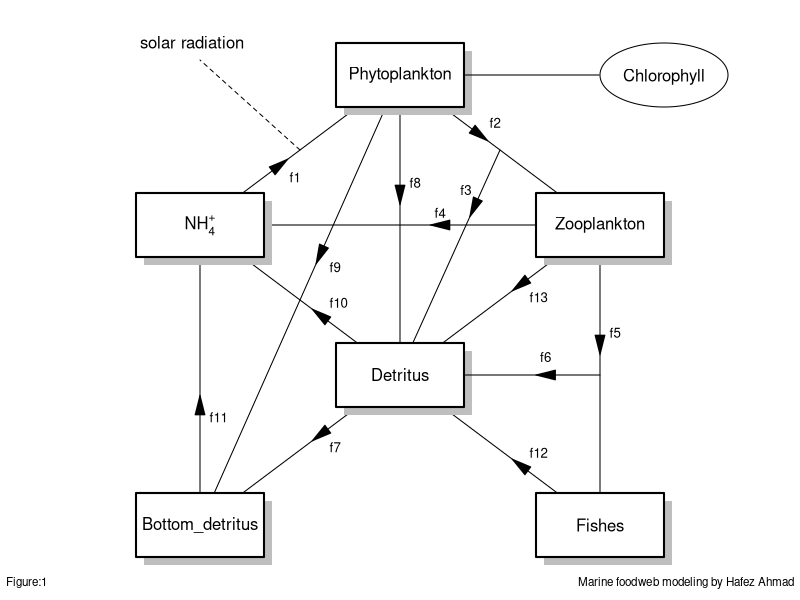
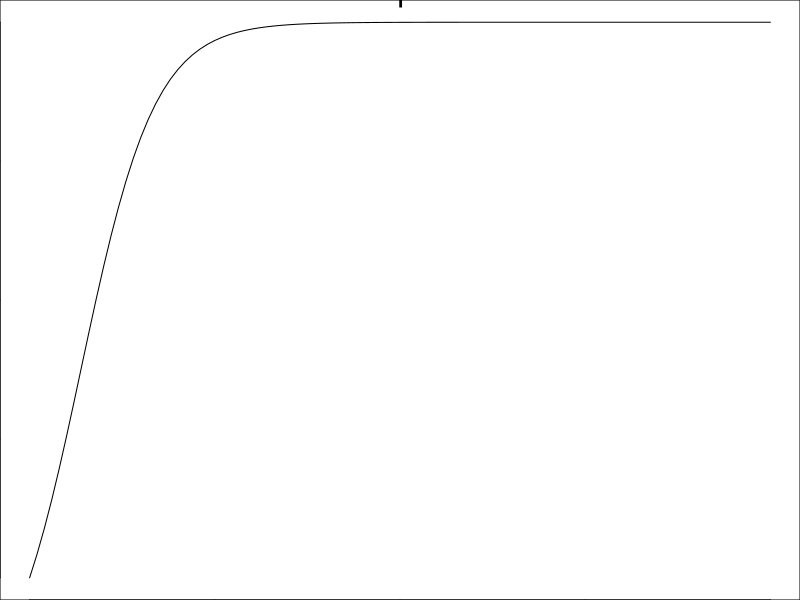
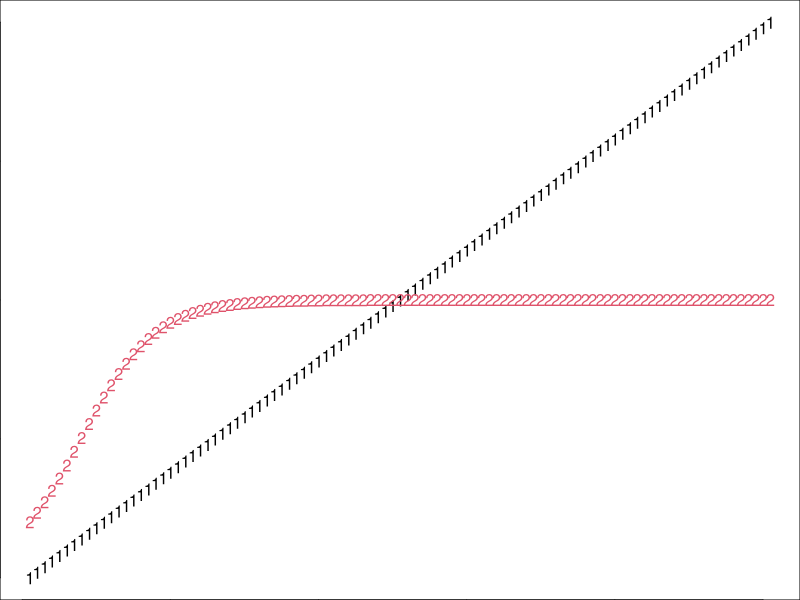
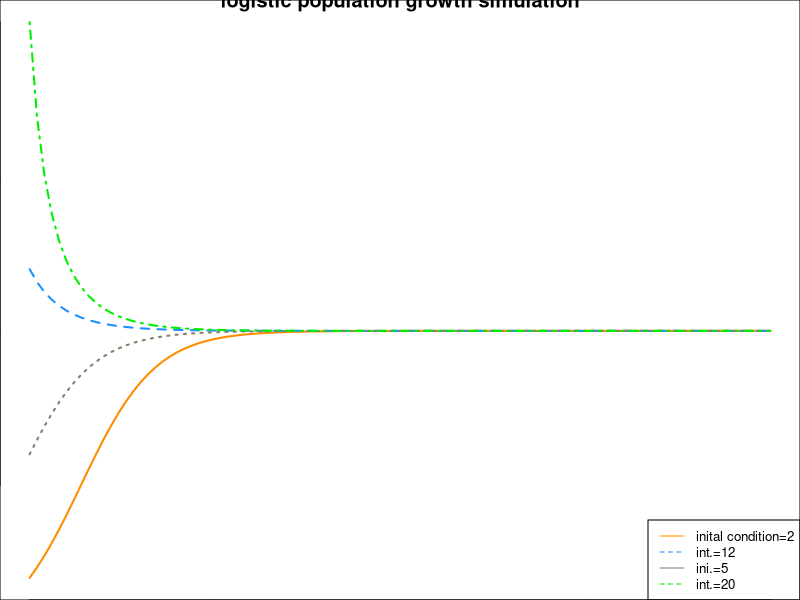

Reproduce these figures in R, in order.
library(diagram)
opar <- par()
par(ask=TRUE)
par(mfrow=c(1,1))
figNr <- 1
subtitle <- function()
{
  mtext(side=1,outer=TRUE,"Marine foodweb modeling by Hafez Ahmad  ",cex=0.7,adj=1,line=-1.5)
  mtext(side=1,outer=TRUE,paste("  Figure:",figNr,sep=""),cex=0.7,adj=0,line=-1.5)
  figNr <<- figNr +1
}


par(mfrow=c(1,1))
par(mar=c(0,0,0,0))
names <- c("Phytoplankton",expression(NH[4]^"+"),"Zooplankton","Detritus","Bottom_detritus","Fishes")
M <- matrix(nrow=6,ncol=6,byrow=TRUE,data=c(
  #   p n z  d  b  f
  0,1,0, 0, 0, 0, #p
  0,0,4, 10,11,0, #n
  2,0,0, 0, 0, 0, #z
  8,0,13,0, 0, 12,#d
  9,0,0, 7, 0, 0, #b
  0,0,5, 0, 0, 0  #f
))
pp<-plotmat(M,pos=c(1,2,1,2),curve=0,name=names,lwd=1,my=0.,cex.txt=0.8,
            box.lwd=2,box.size=0.08,box.type="square",box.prop=0.5,
            arr.type="triangle",arr.pos=0.4,shadow.size=0.01,prefix="f")

# extra arrows: flow 5 to Detritus and flow 2 to detritus
phyto   <-pp$comp[1,]
zoo     <-pp$comp[3,]
nh3     <-pp$comp[2,]
detritus<-pp$comp[4,]
fish    <-pp$comp[6,]

# flow6->detritus
m2 <- 0.5*(zoo+fish)
m1 <- detritus
m1[1]<-m1[1]+ pp$radii[4,1]
mid<-straightarrow (from=m2,to=m1,arr.type="triangle",arr.pos=0.4,lwd=1)
text(mid[1],mid[2]+0.03,"f6",cex=0.8)

# flow3->detritus
m2 <- 0.5*(zoo+phyto)
m1 <- detritus
m1[1] <-m1[1]+ pp$radii[3,1]*0.2
m1[2]<-m1[2] + pp$radii[3,2]
mid<-straightarrow (from=m2,to=m1,arr.type="triangle",arr.pos=0.3,lwd=1)
text(mid[1]-0.01,mid[2]+0.03,"f3",cex=0.8)

# solar radiation
m1 <- 0.5*(nh3+phyto)
m2 <- c(0.25,0.9)
segments (m1[1],m1[2],m2[1],m2[2],lwd=1,lty=2)
text(m2[1]-0.01,m2[2]+0.03,"solar radiation",adj=c(0.5,0.5))

# chlorophyll
m1 <- phyto
m1[1] <-m1[1]+ pp$radii[1,1]
m2 <- m1
m2[1]<-m2[1]+0.25
segments (m1[1],m1[2],m2[1],m2[2],lwd=1)
textellipse(mid=m2,radx=pp$radii[1,1],rady=pp$radii[1,2],lwd=1,shadow.size=0,lab="Chlorophyll")
subtitle()





library(deSolve)
#y<-rN(1-N/k)
r<-1;k<-10;init<-2
derivs<-function(t,N,params)
  list(r*N*(1-N/k))


times<-seq(0,20,0.2)
times
out<-ode(y=init,times=times,func=derivs,parms=NULL)
plot(out)
matplot(out)

init<-12
out1<-ode(y=init,times=times,func=derivs,parms=NULL)

init<-6
out3<-ode(y=init,times=times,func=derivs,parms=NULL)
init<-20
out4<-ode(y=init,times=times,func=derivs,parms=NULL)


plot(out,out1,out3,out4,main='logistic population growth simulation',lwd=2,col=c("#FF8C00", "#1E90FF", "#8B7D6B", "#00EE00"))
legend("bottomright", legend=c('inital condition=2','int.=12','ini.=5','int.=20'),
       col=c("#FF8C00", "#1E90FF", "#8B7D6B", "#00EE00"), bg="transparent",lty=1:2, cex=0.8)
